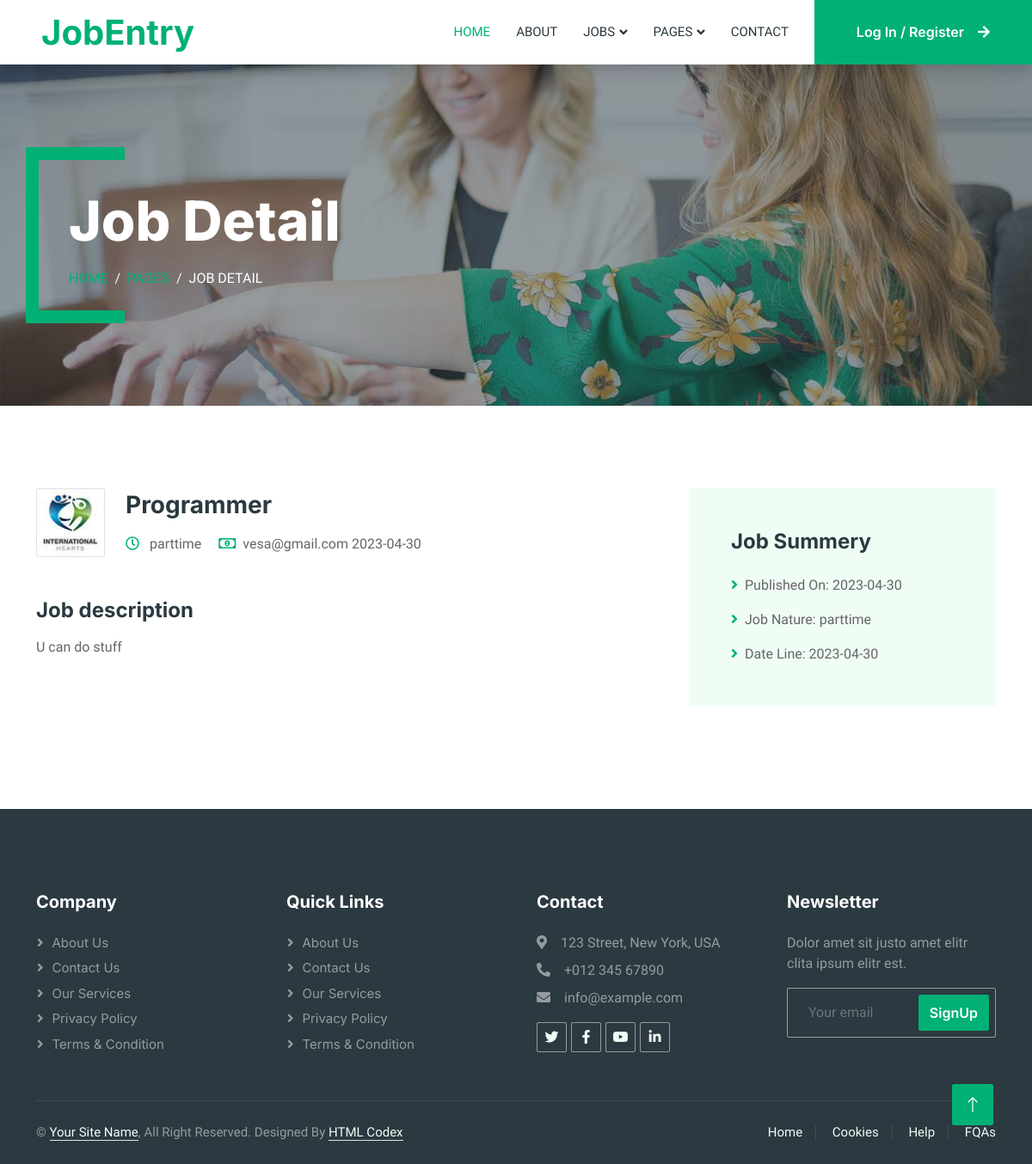
Page /job-detail.php?id=1 on the earlier database version.
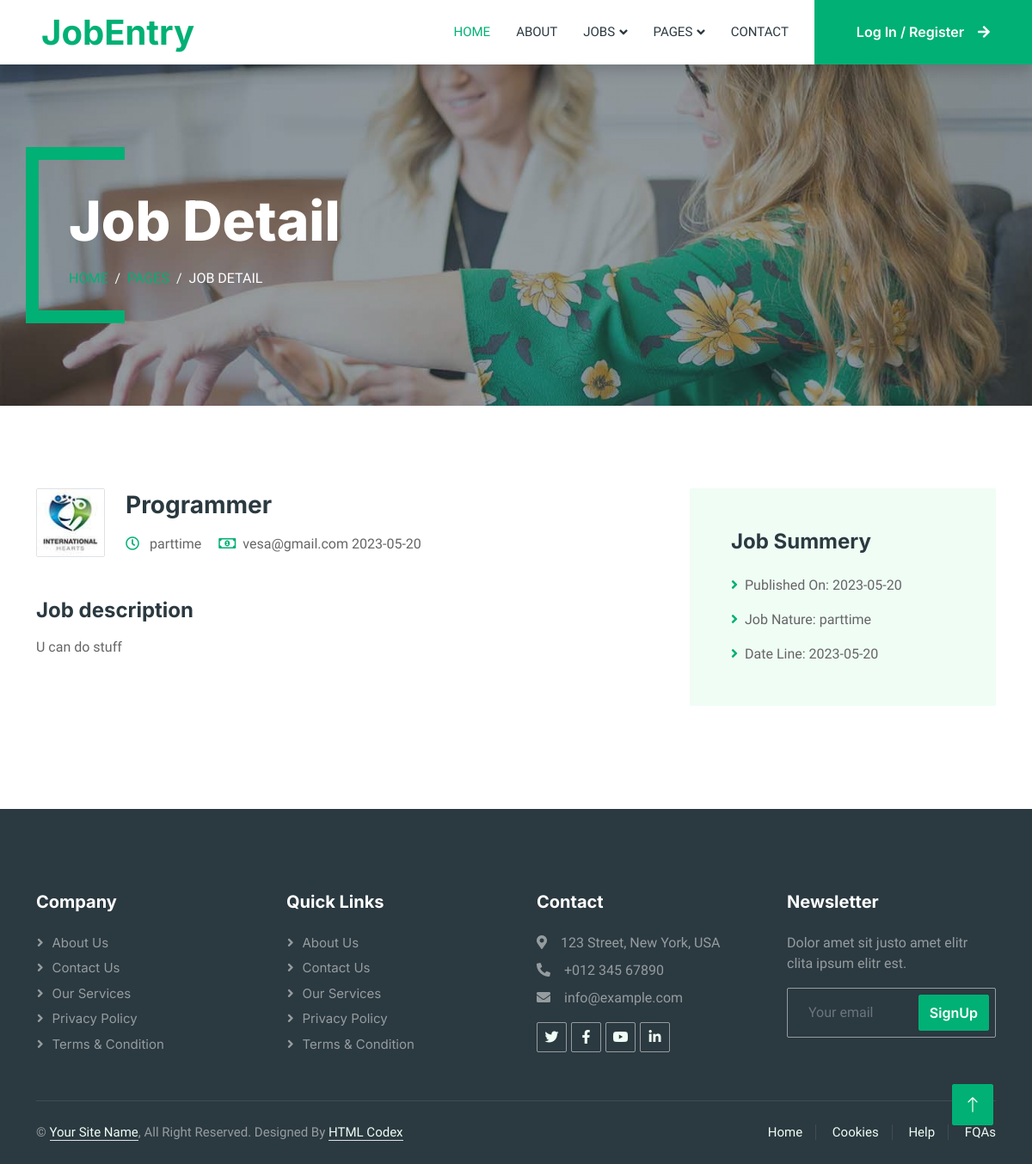
Same page on the later database version.
### tables this page shows
CREATE TABLE `jobs` (
  `id` int(11) NOT NULL,
  `job-name` varchar(255) NOT NULL,
  `job-description` varchar(255) NOT NULL,
  `city` varchar(255) NOT NULL,
  `category` int(255) NOT NULL,
  `schedule` varchar(255) NOT NULL,
  `email` varchar(255) NOT NULL,
  `when_posted` timestamp NOT NULL DEFAULT current_timestamp() ON UPDATE current_timestamp()
);

### job-detail.php (the view, shortened to what the changed rows need)
<?php
include "config.php";
?>
<!DOCTYPE html>
<html lang="en">
<head>
    <link href="https://cdnjs.cloudflare.com/ajax/libs/font-awesome/5.10.0/css/all.min.css" rel="stylesheet">
    <link href="https://cdn.jsdelivr.net/npm/bootstrap-icons@1.4.1/font/bootstrap-icons.css" rel="stylesheet">
    <link href="lib/animate/animate.min.css" rel="stylesheet">
    <link href="lib/owlcarousel/assets/owl.carousel.min.css" rel="stylesheet">
    <link href="css/bootstrap.min.css" rel="stylesheet">
    <link href="css/style.css" rel="stylesheet">
</head>
<body>
    <div class="container-xxl bg-white p-0">
        <nav class="navbar navbar-expand-lg bg-white navbar-light shadow sticky-top p-0">
            <a href="index.php" class="navbar-brand d-flex align-items-center text-center py-0 px-4 px-lg-5">
                <h1 class="m-0 text-primary">JobEntry</h1>
            </a>
        </nav>
        <div class="container-xxl py-5 bg-dark page-header mb-5">
            <div class="container my-5 pt-5 pb-4">
                <h1 class="display-3 text-white mb-3 animated slideInDown">Job Detail</h1>
            </div>
        </div>
        <?php
        if (isset($_GET['id'])) {
            $jobid = mysqli_real_escape_string($conn, $_GET['id']);
            $query = "SELECT `job-name`, `job-description`, `schedule`, `email`, DATE(`when_posted`) AS date_only FROM jobs WHERE `id` = '$jobid'";
            $resultJob = mysqli_query($conn, $query);
            if ($resultJob) {
                if (mysqli_num_rows($resultJob) > 0) {
                    while ($row = mysqli_fetch_assoc($resultJob)) {
                        $jobname = $row['job-name'];
                        $jobdescription = $row['job-description'];
                        $schedule = $row['schedule'];
                        $email = $row['email'];
                        $whenPosted = $row['date_only'];
        ?>
                        <div class="container-xxl py-5 wow fadeInUp" data-wow-delay="0.1s">
                            <div class="container">
                                <div class="row gy-5 gx-4">
                                    <div class="col-lg-8">
                                        <div class="d-flex align-items-center mb-5">
                                            <img class="flex-shrink-0 img-fluid border rounded" src="img/com-logo-2.jpg" alt="" style="width: 80px; height: 80px;">
                                            <div class="text-start ps-4">
                                                <h3 class="mb-3"><?php echo $jobname ?></h3>
                                                <span class="text-truncate me-3">
                                                    <i class="far fa-clock text-primary me-2"></i>
                                                    <?php echo $schedule ?>
                                                </span>
                                                <span class="text-truncate me-0"><i class="far fa-money-bill-alt text-primary me-2"></i><?php echo $email ?></span>
                                                <span class="text-truncate me-0"><?php echo $whenPosted ?></span>
                                            </div>
                                        </div>
                                        <div class="mb-5">
                                            <h4 class="mb-3">Job description</h4>
                                            <p><?php echo $jobdescription ?></p>
                                        </div>
                                    </div>
                                    <div class="col-lg-4">
                                        <div class="bg-light rounded p-5 mb-4 wow slideInUp" data-wow-delay="0.1s">
                                            <h4 class="mb-4">Job Summery</h4>
                                            <p><i class="fa fa-angle-right text-primary me-2"></i>Published On: <?php echo $whenPosted ?></p>
                                            <p><i class="fa fa-angle-right text-primary me-2"></i>Job Nature: <?php echo $schedule ?></p>
                                            <p class="m-0"><i class="fa fa-angle-right text-primary me-2"></i>Date Line: <?php echo $whenPosted ?></p>
                                        </div>
                                    </div>
                                </div>
                            </div>
                        </div>
        <?php
                    }
                } else {
                    echo "No matching job found.";
                }
            } else {
                echo "Query failed: " . mysqli_error($conn);
            }
        }
        ?>
    </div>
</body>
</html>

Differences in the rows shown:
changed jobs "Programmer": whenPosted "2023-04-30" → "2023-05-20"
